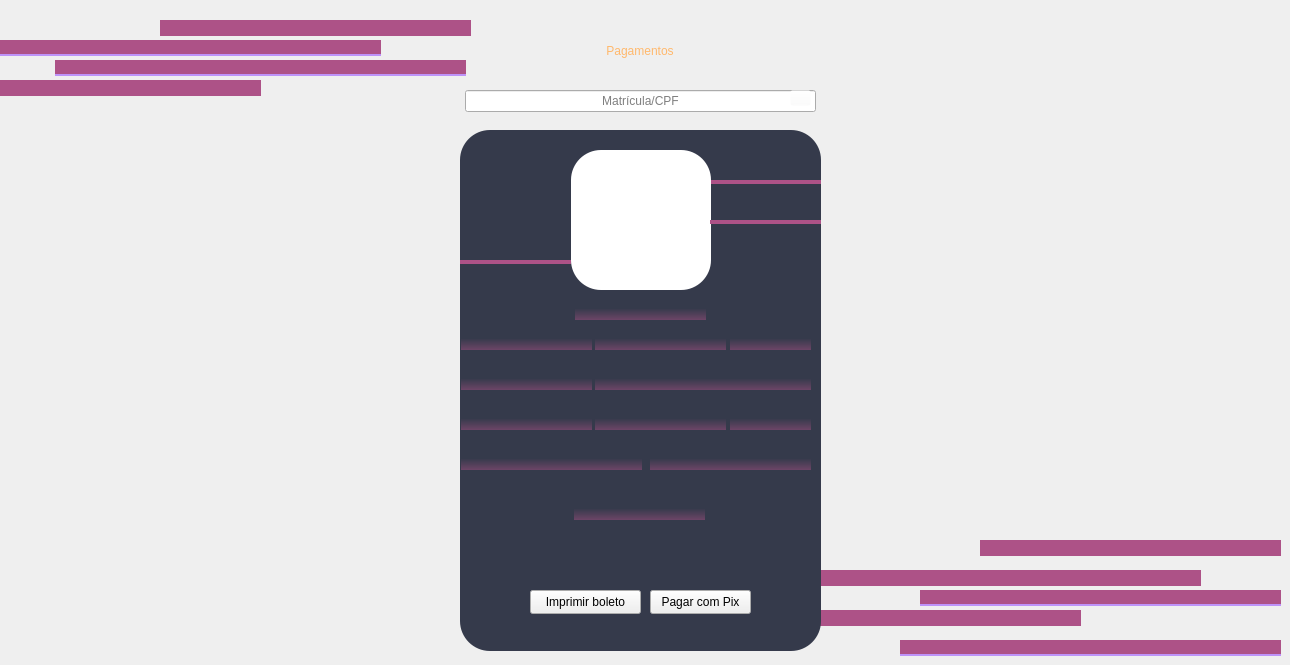
     <widget class="QWidget" name="page">
      <widget class="QLabel" name="label_21">
       <property name="geometry">
        <rect>
         <x>465</x>
         <y>20</y>
         <width>350</width>
         <height>61</height>
        </rect>
       </property>
       <property name="styleSheet">
        <string notr="true">font: 600 italic 36pt &quot;Sitka Small Semibold&quot;;
color: rgb(255, 184, 108);</string>
       </property>
       <property name="text">
        <string>Pagamentos</string>
       </property>
       <property name="alignment">
        <set>Qt::AlignCenter</set>
       </property>
      </widget>
      <widget class="QLineEdit" name="le_pagamentos">
       <property name="geometry">
        <rect>
         <x>465</x>
         <y>90</y>
         <width>351</width>
         <height>22</height>
        </rect>
       </property>
       <property name="alignment">
        <set>Qt::AlignCenter</set>
       </property>
       <property name="placeholderText">
        <string>Matrícula/CPF</string>
       </property>
      </widget>
      <widget class="QPushButton" name="pb_pg_pagamentos_pesquisar">
       <property name="geometry">
        <rect>
         <x>790</x>
         <y>90</y>
         <width>21</width>
         <height>16</height>
        </rect>
       </property>
       <property name="styleSheet">
        <string notr="true">background-color: rgba(255, 255, 255, 0);
border-image: url(:/cadastro/img/lupa.png);</string>
       </property>
       <property name="text">
        <string/>
       </property>
      </widget>
      <widget class="QFrame" name="frame_3">
       <property name="geometry">
        <rect>
         <x>460</x>
         <y>130</y>
         <width>361</width>
         <height>521</height>
        </rect>
       </property>
       <property name="styleSheet">
        <string notr="true">QFrame{
background-color: rgb(53, 58, 75);
border-radius: 30px;
}
QFrame::hover{
	border: 1px solid  rgb(173, 82, 135);
	color: rgb(189, 147, 249);
}
QLabel{
	color: rgb(80, 250, 123);
	background-color: qlineargradient(spread:pad, x1:0, y1:0.42, x2:0, y2:1, stop:0 rgba(53, 58, 75, 255), stop:0.994318 rgba(173, 82, 135, 118));
}</string>
       </property>
       <property name="frameShape">
        <enum>QFrame::StyledPanel</enum>
       </property>
       <property name="frameShadow">
        <enum>QFrame::Raised</enum>
       </property>
       <widget class="QLabel" name="l_pg_pagamentos_nome">
        <property name="geometry">
         <rect>
          <x>1</x>
          <y>200</y>
          <width>131</width>
          <height>20</height>
         </rect>
        </property>
        <property name="font">
         <font>
          <family>Arial</family>
          <pointsize>10</pointsize>
          <italic>false</italic>
          <bold>false</bold>
         </font>
        </property>
        <property name="toolTip">
         <string>Nome</string>
        </property>
        <property name="styleSheet">
         <string notr="true"/>
        </property>
        <property name="text">
         <string/>
        </property>
        <property name="alignment">
         <set>Qt::AlignCenter</set>
        </property>
       </widget>
       <widget class="QLabel" name="l_pg_pagamentos_foto">
        <property name="geometry">
         <rect>
          <x>111</x>
          <y>20</y>
          <width>140</width>
          <height>140</height>
         </rect>
        </property>
        <property name="styleSheet">
         <string notr="true">background-color: rgb(255, 255, 255);</string>
        </property>
        <property name="text">
         <string/>
        </property>
        <property name="scaledContents">
         <bool>true</bool>
        </property>
       </widget>
       <widget class="QLabel" name="l_pg_pagamentos_matricula">
        <property name="geometry">
         <rect>
          <x>115</x>
          <y>170</y>
          <width>131</width>
          <height>20</height>
         </rect>
        </property>
        <property name="toolTip">
         <string>Matrícula</string>
        </property>
        <property name="styleSheet">
         <string notr="true"/>
        </property>
        <property name="text">
         <string/>
        </property>
        <property name="alignment">
         <set>Qt::AlignCenter</set>
        </property>
        <property name="textInteractionFlags">
         <set>Qt::LinksAccessibleByMouse|Qt::TextSelectableByMouse</set>
        </property>
       </widget>
       <widget class="QLabel" name="l_pg_pagamentos_data_nascimento">
        <property name="geometry">
         <rect>
          <x>135</x>
          <y>200</y>
          <width>131</width>
          <height>20</height>
         </rect>
        </property>
        <property name="toolTip">
         <string>Data de nascimento</string>
        </property>
        <property name="styleSheet">
         <string notr="true"/>
        </property>
        <property name="text">
         <string/>
        </property>
        <property name="alignment">
         <set>Qt::AlignCenter</set>
        </property>
       </widget>
       <widget class="QLabel" name="l_pg_pagamentos_cpf">
        <property name="geometry">
         <rect>
          <x>270</x>
          <y>200</y>
          <width>81</width>
          <height>20</height>
         </rect>
        </property>
        <property name="toolTip">
         <string>CPF</string>
        </property>
        <property name="styleSheet">
         <string notr="true"/>
        </property>
        <property name="text">
         <string/>
        </property>
        <property name="alignment">
         <set>Qt::AlignCenter</set>
        </property>
       </widget>
       <widget class="QLabel" name="l_pg_pagamentos_celular">
        <property name="geometry">
         <rect>
          <x>1</x>
          <y>240</y>
          <width>131</width>
          <height>20</height>
         </rect>
        </property>
        <property name="toolTip">
         <string>Número do celular</string>
        </property>
        <property name="styleSheet">
         <string notr="true"/>
        </property>
        <property name="text">
         <string/>
        </property>
        <property name="alignment">
         <set>Qt::AlignCenter</set>
        </property>
       </widget>
       <widget class="QLabel" name="l_pg_pagamentos_email">
        <property name="geometry">
         <rect>
          <x>135</x>
          <y>240</y>
          <width>216</width>
          <height>20</height>
         </rect>
        </property>
        <property name="toolTip">
         <string>E-mail</string>
        </property>
        <property name="styleSheet">
         <string notr="true"/>
        </property>
        <property name="text">
         <string/>
        </property>
        <property name="alignment">
         <set>Qt::AlignCenter</set>
        </property>
       </widget>
       <widget class="QLabel" name="l_pg_pagamentos_cidade">
        <property name="geometry">
         <rect>
          <x>1</x>
          <y>280</y>
          <width>131</width>
          <height>20</height>
         </rect>
        </property>
        <property name="toolTip">
         <string>Cidade</string>
        </property>
        <property name="styleSheet">
         <string notr="true"/>
        </property>
        <property name="text">
         <string/>
        </property>
        <property name="alignment">
         <set>Qt::AlignCenter</set>
        </property>
       </widget>
       <widget class="QLabel" name="l_pg_pagamentos_bairro">
        <property name="geometry">
         <rect>
          <x>135</x>
          <y>280</y>
          <width>131</width>
          <height>20</height>
         </rect>
        </property>
        <property name="toolTip">
         <string>Bairro</string>
        </property>
        <property name="styleSheet">
         <string notr="true"/>
        </property>
        <property name="text">
         <string/>
        </property>
        <property name="alignment">
         <set>Qt::AlignCenter</set>
        </property>
       </widget>
       <widget class="QLabel" name="l_pg_pagamentos_cep">
        <property name="geometry">
         <rect>
          <x>270</x>
          <y>280</y>
          <width>81</width>
          <height>20</height>
         </rect>
        </property>
        <property name="toolTip">
         <string>CEP</string>
        </property>
        <property name="styleSheet">
         <string notr="true"/>
        </property>
        <property name="text">
         <string/>
        </property>
        <property name="alignment">
         <set>Qt::AlignCenter</set>
        </property>
       </widget>
       <widget class="QLabel" name="l_pg_pagamentos_data_pagamento">
        <property name="geometry">
         <rect>
          <x>1</x>
          <y>320</y>
          <width>181</width>
          <height>20</height>
         </rect>
        </property>
        <property name="toolTip">
         <string>Data pagamento</string>
        </property>
        <property name="styleSheet">
         <string notr="true"/>
        </property>
        <property name="text">
         <string/>
        </property>
        <property name="alignment">
         <set>Qt::AlignCenter</set>
        </property>
        <property name="indent">
         <number>-1</number>
        </property>
       </widget>
       <widget class="QLabel" name="l_pg_pagamentos_valor">
        <property name="geometry">
         <rect>
          <x>190</x>
          <y>320</y>
          <width>161</width>
          <height>20</height>
         </rect>
        </property>
        <property name="toolTip">
         <string>Valor do pagamento</string>
        </property>
        <property name="styleSheet">
         <string notr="true"/>
        </property>
        <property name="text">
         <string/>
        </property>
        <property name="alignment">
         <set>Qt::AlignCenter</set>
        </property>
       </widget>
       <widget class="QLabel" name="l_pg_pagamentos_responsavel">
        <property name="geometry">
         <rect>
          <x>114</x>
          <y>370</y>
          <width>131</width>
          <height>20</height>
         </rect>
        </property>
        <property name="toolTip">
         <string>Matrícula do responsável</string>
        </property>
        <property name="styleSheet">
         <string notr="true"/>
        </property>
        <property name="text">
         <string/>
        </property>
        <property name="alignment">
         <set>Qt::AlignCenter</set>
        </property>
       </widget>
       <widget class="QPushButton" name="pb_pagar_pix">
        <property name="geometry">
         <rect>
          <x>190</x>
          <y>460</y>
          <width>101</width>
          <height>24</height>
         </rect>
        </property>
        <property name="text">
         <string>Pagar com Pix</string>
        </property>
        <property name="icon">
         <iconset resource="img.qrc">
          <normaloff>:/grobal/img/pix.png</normaloff>:/grobal/img/pix.png</iconset>
        </property>
       </widget>
       <widget class="QPushButton" name="pb_imprimir_boleto">
        <property name="geometry">
         <rect>
          <x>70</x>
          <y>460</y>
          <width>111</width>
          <height>24</height>
         </rect>
        </property>
        <property name="text">
         <string>Imprimir boleto</string>
        </property>
        <property name="icon">
         <iconset resource="img.qrc">
          <normaloff>:/grobal/img/imprimir.png</normaloff>:/grobal/img/imprimir.png</iconset>
        </property>
       </widget>
       <widget class="QLabel" name="label_24">
        <property name="geometry">
         <rect>
          <x>0</x>
          <y>130</y>
          <width>111</width>
          <height>4</height>
         </rect>
        </property>
        <property name="styleSheet">
         <string notr="true">background-color: rgb(173, 82, 135);</string>
        </property>
        <property name="text">
         <string/>
        </property>
       </widget>
       <widget class="QLabel" name="label_25">
        <property name="geometry">
         <rect>
          <x>250</x>
          <y>50</y>
          <width>111</width>
          <height>4</height>
         </rect>
        </property>
        <property name="styleSheet">
         <string notr="true">background-color: rgb(173, 82, 135);</string>
        </property>
        <property name="text">
         <string/>
        </property>
       </widget>
       <zorder>label_24</zorder>
       <zorder>label_25</zorder>
       <zorder>l_pg_pagamentos_nome</zorder>
       <zorder>l_pg_pagamentos_foto</zorder>
       <zorder>l_pg_pagamentos_matricula</zorder>
       <zorder>l_pg_pagamentos_data_nascimento</zorder>
       <zorder>l_pg_pagamentos_cpf</zorder>
       <zorder>l_pg_pagamentos_celular</zorder>
       <zorder>l_pg_pagamentos_email</zorder>
       <zorder>l_pg_pagamentos_cidade</zorder>
       <zorder>l_pg_pagamentos_bairro</zorder>
       <zorder>l_pg_pagamentos_cep</zorder>
       <zorder>l_pg_pagamentos_data_pagamento</zorder>
       <zorder>l_pg_pagamentos_valor</zorder>
       <zorder>l_pg_pagamentos_responsavel</zorder>
       <zorder>pb_pagar_pix</zorder>
       <zorder>pb_imprimir_boleto</zorder>
      </widget>
      <widget class="QLabel" name="label_34">
       <property name="geometry">
        <rect>
         <x>710</x>
         <y>220</y>
         <width>111</width>
         <height>4</height>
        </rect>
       </property>
       <property name="styleSheet">
        <string notr="true">background-color: rgb(173, 82, 135);</string>
       </property>
       <property name="text">
        <string/>
       </property>
      </widget>
      <widget class="QLabel" name="label_35">
       <property name="geometry">
        <rect>
         <x>820</x>
         <y>610</y>
         <width>261</width>
         <height>16</height>
        </rect>
       </property>
       <property name="styleSheet">
        <string notr="true">background-color: rgb(173, 82, 135);</string>
       </property>
       <property name="text">
        <string/>
       </property>
      </widget>
      <widget class="QLabel" name="label_36">
       <property name="geometry">
        <rect>
         <x>900</x>
         <y>640</y>
         <width>381</width>
         <height>16</height>
        </rect>
       </property>
       <property name="styleSheet">
        <string notr="true">background-color: rgb(173, 82, 135);
border: none;
border-bottom: 2px solid  rgb(189, 147, 249);</string>
       </property>
       <property name="text">
        <string/>
       </property>
      </widget>
      <widget class="QLabel" name="label_37">
       <property name="geometry">
        <rect>
         <x>920</x>
         <y>590</y>
         <width>361</width>
         <height>16</height>
        </rect>
       </property>
       <property name="styleSheet">
        <string notr="true">background-color: rgb(173, 82, 135);
border: none;
border-bottom: 2px solid  rgb(189, 147, 249);</string>
       </property>
       <property name="text">
        <string/>
       </property>
      </widget>
      <widget class="QLabel" name="label_38">
       <property name="geometry">
        <rect>
         <x>820</x>
         <y>570</y>
         <width>381</width>
         <height>16</height>
        </rect>
       </property>
       <property name="styleSheet">
        <string notr="true">background-color: rgb(173, 82, 135);</string>
       </property>
       <property name="text">
        <string/>
       </property>
      </widget>
      <widget class="QLabel" name="label_39">
       <property name="geometry">
        <rect>
         <x>980</x>
         <y>540</y>
         <width>301</width>
         <height>16</height>
        </rect>
       </property>
       <property name="styleSheet">
        <string notr="true">background-color: rgb(173, 82, 135);</string>
       </property>
       <property name="text">
        <string/>
       </property>
      </widget>
      <widget class="QLabel" name="label_40">
       <property name="geometry">
        <rect>
         <x>0</x>
         <y>40</y>
         <width>381</width>
         <height>16</height>
        </rect>
       </property>
       <property name="styleSheet">
        <string notr="true">background-color: rgb(173, 82, 135);
border: none;
border-bottom: 2px solid  rgb(189, 147, 249);</string>
       </property>
       <property name="text">
        <string/>
       </property>
      </widget>
      <widget class="QLabel" name="label_41">
       <property name="geometry">
        <rect>
         <x>160</x>
         <y>20</y>
         <width>311</width>
         <height>16</height>
        </rect>
       </property>
       <property name="styleSheet">
        <string notr="true">background-color: rgb(173, 82, 135);</string>
       </property>
       <property name="text">
        <string/>
       </property>
      </widget>
      <widget class="QLabel" name="label_43">
       <property name="geometry">
        <rect>
         <x>0</x>
         <y>80</y>
         <width>261</width>
         <height>16</height>
        </rect>
       </property>
       <property name="styleSheet">
        <string notr="true">background-color: rgb(173, 82, 135);</string>
       </property>
       <property name="text">
        <string/>
       </property>
      </widget>
      <widget class="QLabel" name="label_44">
       <property name="geometry">
        <rect>
         <x>55</x>
         <y>60</y>
         <width>411</width>
         <height>16</height>
        </rect>
       </property>
       <property name="styleSheet">
        <string notr="true">background-color: rgb(173, 82, 135);
border: none;
border-bottom: 2px solid  rgb(189, 147, 249);</string>
       </property>
       <property name="text">
        <string/>
       </property>
      </widget>
      <zorder>label_36</zorder>
      <zorder>label_35</zorder>
      <zorder>label_38</zorder>
      <zorder>label_44</zorder>
      <zorder>label_41</zorder>
      <zorder>label_21</zorder>
      <zorder>le_pagamentos</zorder>
      <zorder>pb_pg_pagamentos_pesquisar</zorder>
      <zorder>frame_3</zorder>
      <zorder>label_34</zorder>
      <zorder>label_37</zorder>
      <zorder>label_39</zorder>
      <zorder>label_40</zorder>
      <zorder>label_43</zorder>
     </widget>
